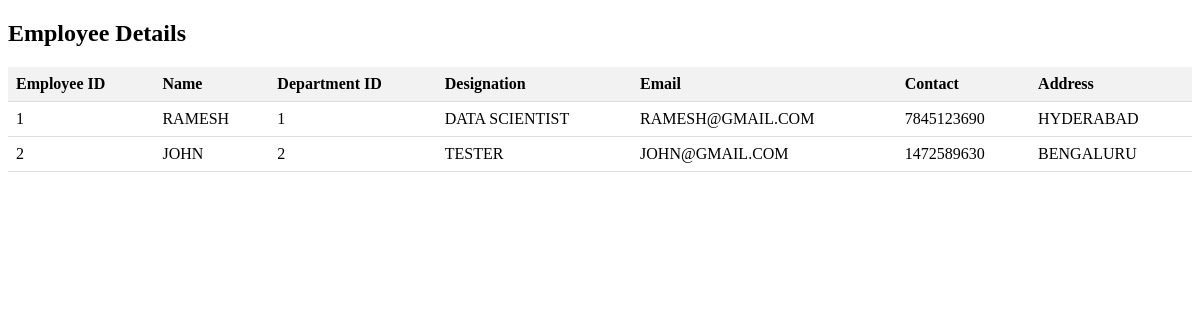
/employees, run on an earlier commit of the app's database.
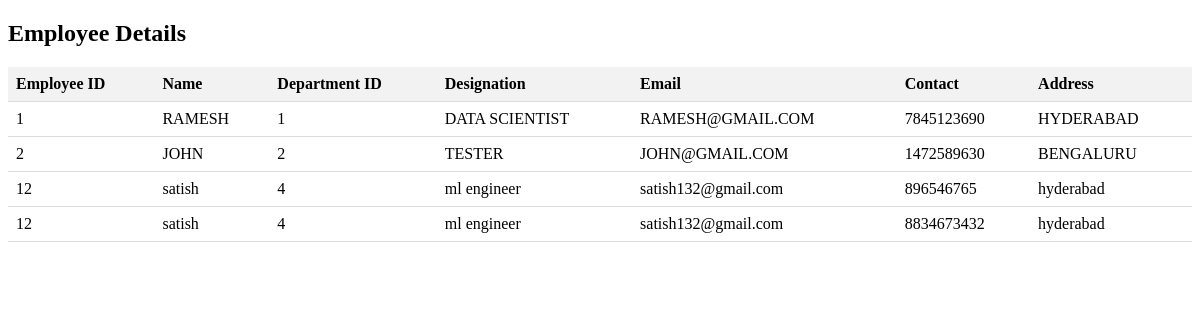
And on a later commit of the database.
### tables this page shows
CREATE TABLE employee_details(eid int,ename varchar(20),dptid int,designation varchar(20),email varchar(20),contact int,address varchar(20));

### app.py (the view)
@app.route('/employees',methods = ['GET','POST'])
def show_employees():
    emp = Employee()
    data = emp.show_employees()
    return render_template('showemployees.html',employees = data)

### employee.py (called while the page is built)
    def show_employees(self):
        conn = sqlite3.connect('pms.db')
        cur = conn.cursor()
        cur.execute("SELECT * FROM EMPLOYEE_DETAILS")
        data = []
        for i in cur.fetchall():
            context = {}
            context['eid'] = i[0]
            context['ename'] = i[1]
            context['dptid'] = i[2]
            context['designation'] = i[3]
            context['email'] = i[4]
            context['contact'] = i[5]
            context['address'] = i[6]
            data.append(context)
        return data

### templates/showemployees.html (shortened to what this page needs)
<!DOCTYPE html>
<html>
<head>
</head>
<body>
    <h2>Employee Details</h2>
    <table>
        <thead>
            <tr>
                <th>Employee ID</th>
                <th>Name</th>
                <th>Department ID</th>
                <th>Designation</th>
                <th>Email</th>
                <th>Contact</th>
                <th>Address</th>
            </tr>
        </thead>
        <tbody>
            {% for employee in employees %}
                <tr>
                    <td>{{ employee.eid }}</td>
                    <td>{{ employee.ename }}</td>
                    <td>{{ employee.dptid }}</td>
                    <td>{{ employee.designation }}</td>
                    <td>{{ employee.email }}</td>
                    <td>{{ employee.contact }}</td>
                    <td>{{ employee.address }}</td>
                </tr>
            {% endfor %}
        </tbody>
    </table>
</body>
</html>

### templates/showemployees.html (style rules this page uses)
table { border-collapse: collapse; width: 100%; }
th, td { padding: 8px; text-align: left; border-bottom: 1px solid #ddd; }
th { background-color: #f2f2f2; }

What changed in the data, as far as the page shows it:
added employee_details: eid "12", ename "satish", dptid "4", designation "ml engineer", email "satish132@gmail.com", contact "896546765", address "hyderabad"
added employee_details: eid "12", ename "satish", dptid "4", designation "ml engineer", email "satish132@gmail.com", contact "8834673432", address "hyderabad"
